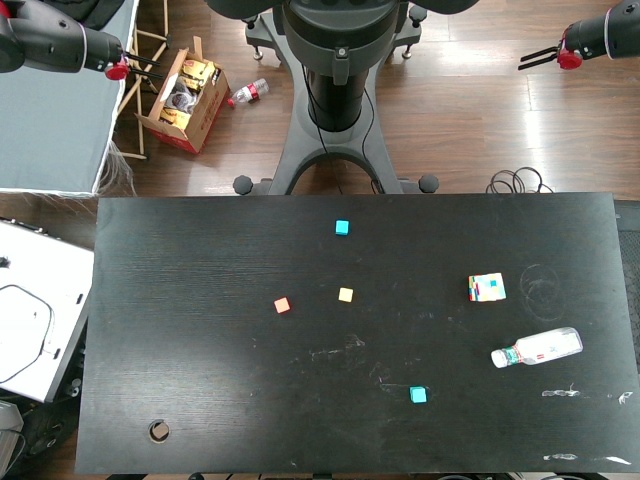
#> input picture debug_d455_phase1_raw.jpg, 640 x 480 px
$ python -i image_processor.py   (imports and definitions only)   (older library calls are emulated)
#> lines starting #> are read from the running program, lines starting #| are printed output that depends on the picture
#> further down, picture is the input picture: shape (480, 640, 3); mean B, G, R 103.8, 109.5, 107.6
"""Image processing utilities for camera images.

Handles preprocessing of images from different cameras:
- Head camera: cropping, perspective correction
- Wrist camera: enhancement, noise reduction
- D455: depth filtering, colorization
"""

import cv2
import numpy as np
from typing import Tuple, Optional, Dict, List


class ImageProcessor:
    """Processes images from different cameras for VLM analysis."""

    def __init__(self):
        """Initialize image processor."""
        # Head camera parameters (measured from actual images)
        # Based on actual Baxter head camera view: table is at bottom, background at top
        self.head_camera_config = {
            'crop_top': 0.45,     # Crop top 45% (ceiling, lights, shelves)
            'crop_bottom': 0.0,   # Don't crop bottom (table workspace)
            'crop_left': 0.1,     # Crop left 10% (minimal side cropping)
            'crop_right': 0.1,    # Crop right 10% (minimal side cropping)
            'enhance_contrast': True,
            'perspective_correction': True,
        }

        # Wrist camera parameters
        self.wrist_camera_config = {
            'enhance_sharpness': True,
            'denoise': True,
            'auto_white_balance': True,
        }

        # D455 depth parameters
        self.depth_config = {
            'min_depth_mm': 300,    # 30cm minimum
            'max_depth_mm': 2000,   # 2m maximum
            'median_filter_size': 5,
        }

    # [170 lines left out: functions process_head_camera_image, _apply_perspective_correction, process_wrist_camera_image, _auto_white_balance, not called in this run]

    def process_d455_image(
        self,
        rgb_image: np.ndarray,
        depth_image: Optional[np.ndarray] = None
    ) -> Tuple[np.ndarray, Optional[np.ndarray], Dict]:
        """Process D455 RGB-D image.

        Steps:
        1. Filter depth image (remove noise, outliers)
        2. Enhance RGB image
        3. Create depth visualization

        Args:
            rgb_image: RGB image from D455
            depth_image: Depth image from D455 (optional)

        Returns:
            Tuple of (processed_rgb, processed_depth, metadata)
        """
        if rgb_image is None or rgb_image.size == 0:
            return None, None, {}

        processed_rgb = rgb_image.copy()
        processed_depth = None

        # Process depth if available
        if depth_image is not None:
            processed_depth = self._filter_depth_image(depth_image)

        # Enhance RGB
        processed_rgb = self._enhance_rgb(processed_rgb)

        metadata = {
            'original_shape': rgb_image.shape,
            'has_depth': depth_image is not None,
            'depth_filtered': processed_depth is not None,
        }

        return processed_rgb, processed_depth, metadata

    # [30 lines left out: function _filter_depth_image, not called in this run]

    def _enhance_rgb(self, image: np.ndarray) -> np.ndarray:
        """Enhance RGB image from D455.

        Args:
            image: RGB image

        Returns:
            Enhanced image
        """
        # Convert to LAB color space
        lab = cv2.cvtColor(image, cv2.COLOR_BGR2LAB)
#> lab: shape (480, 640, 3); mean of channels 0, 1, 2 114.6, 126.3, 131.2
        l, a, b = cv2.split(lab)
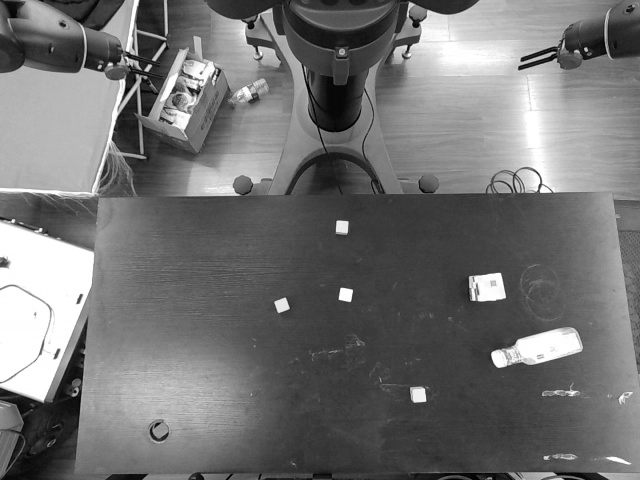
#> l: shape (480, 640); min 0, max 255, mean 114.6
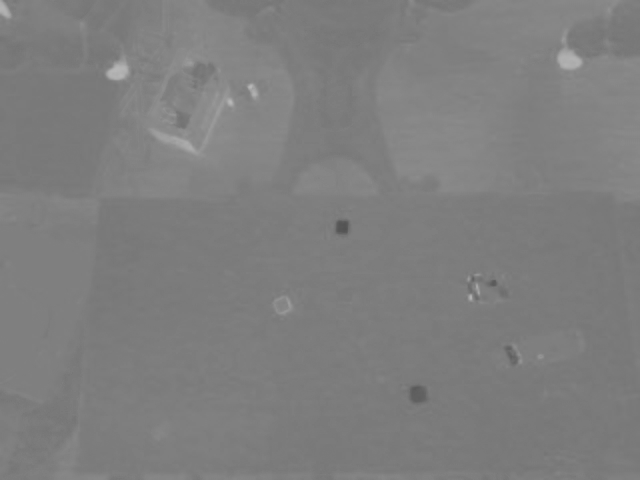
#> a: shape (480, 640); min 82, max 184, mean 126.3

        # Apply CLAHE to L channel
        clahe = cv2.createCLAHE(clipLimit=2.0, tileGridSize=(8, 8))
        l = clahe.apply(l)
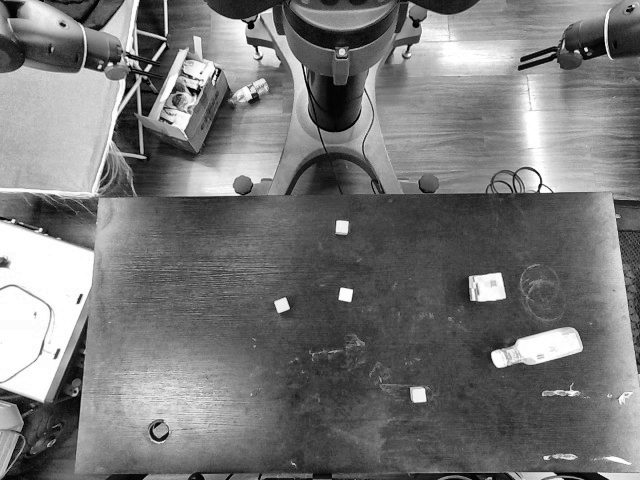
#> l: shape (480, 640); min 0, max 255, mean 119.7

        # Merge back
        lab = cv2.merge([l, a, b])
#> lab: shape (480, 640, 3); mean of channels 0, 1, 2 119.7, 126.3, 131.2
        enhanced = cv2.cvtColor(lab, cv2.COLOR_LAB2BGR)
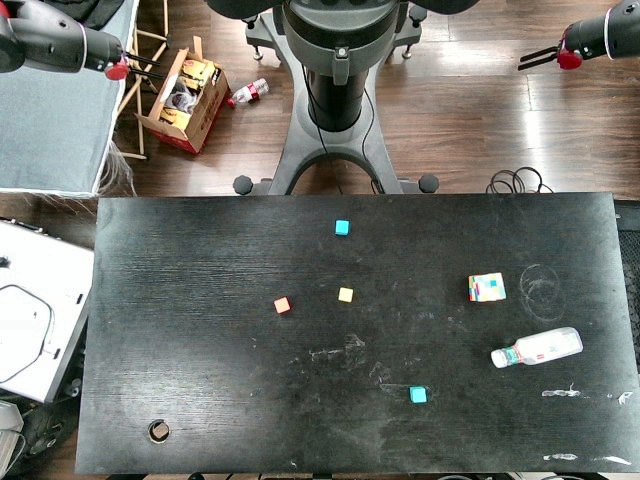
#> enhanced: shape (480, 640, 3); mean B, G, R 108.8, 114.6, 112.6

        return enhanced

    # [158 lines left out: functions create_depth_visualization, encode_image_to_jpeg, save_debug_images, save_annotated_debug_images, not called in this run]


# Test code
# [37 lines not run here, left out]

>>> import cv2
>>> picture = cv2.imread('../debug_d455_phase1_raw.jpg')
>>> result = ImageProcessor().process_d455_image(picture)

$ run again, on debug_d455_phase1_depth.jpg
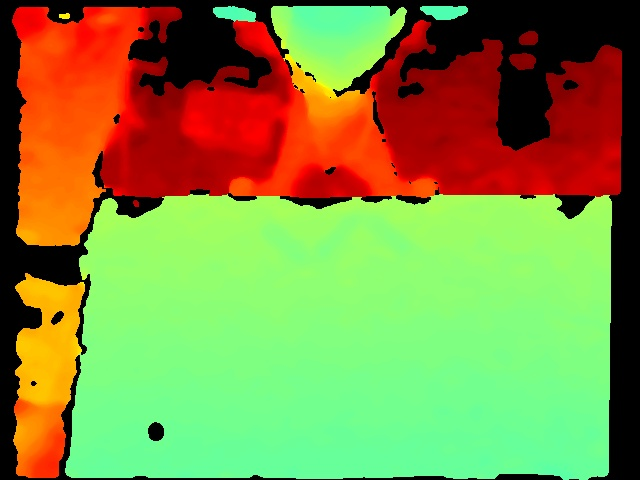
#> input picture debug_d455_phase1_depth.jpg, 640 x 480 px
#> picture is the input picture: shape (480, 640, 3); mean B, G, R 64.6, 142.6, 131.6
#> in _enhance_rgb, `l = clahe.apply(l)`:
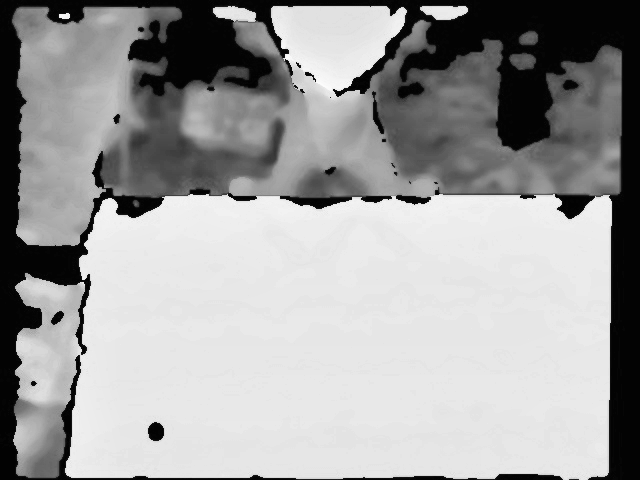
#> l: shape (480, 640); min 2, max 252, mean 159.1
#> in _enhance_rgb, `enhanced = cv2.cvtColor(lab, cv2.COLOR_LAB2BGR)`:
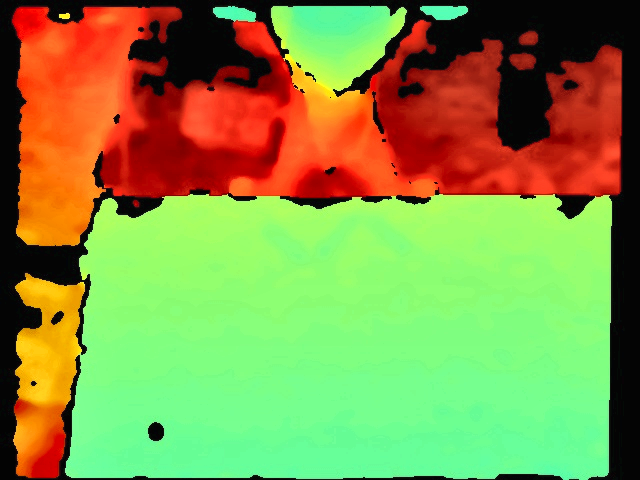
#> enhanced: shape (480, 640, 3); mean B, G, R 70.4, 149, 134.3

$ run again, on realsense_test_depth.jpg
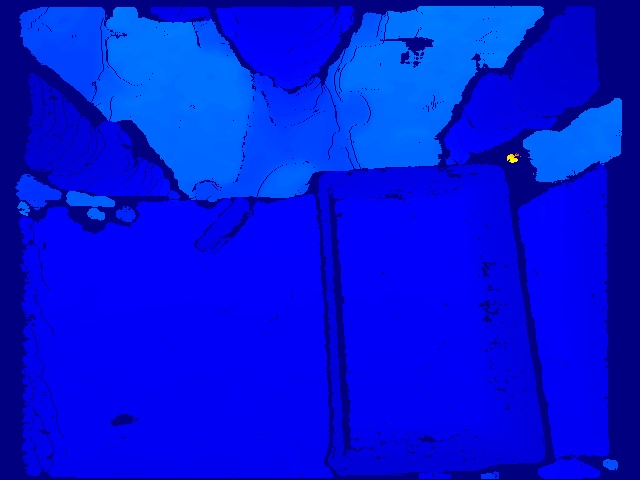
#> input picture realsense_test_depth.jpg, 640 x 480 px
#> picture is the input picture: shape (480, 640, 3); mean B, G, R 222.8, 20.1, 1
#> in _enhance_rgb, `l = clahe.apply(l)`:
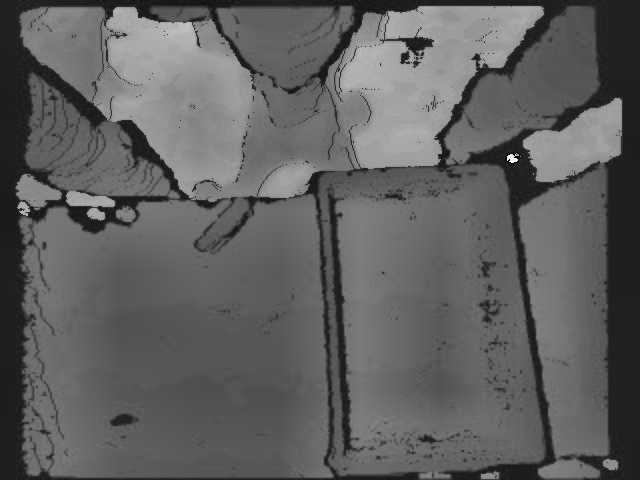
#> l: shape (480, 640); min 6, max 251, mean 96.2
#> in _enhance_rgb, `enhanced = cv2.cvtColor(lab, cv2.COLOR_LAB2BGR)`:
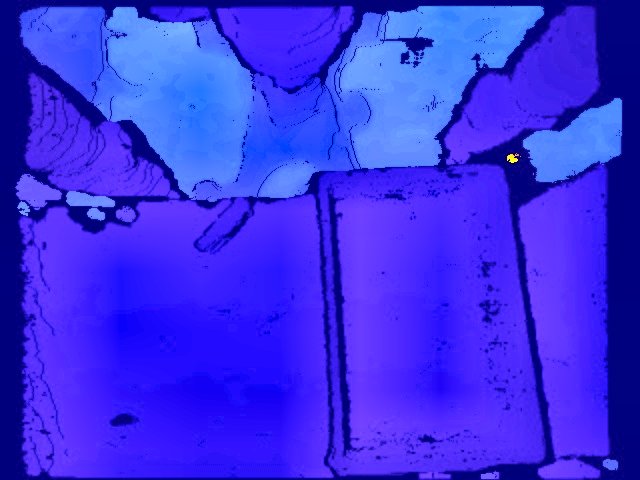
#> enhanced: shape (480, 640, 3); mean B, G, R 230, 46.4, 57.5

$ run again, on realsense_test_rgb.jpg
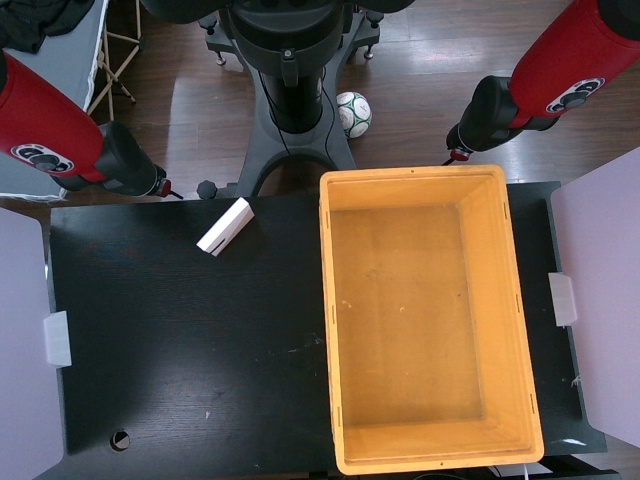
#> input picture realsense_test_rgb.jpg, 640 x 480 px
#> picture is the input picture: shape (480, 640, 3); mean B, G, R 77.6, 85.6, 99.9
#> in _enhance_rgb, `l, a, b = cv2.split(lab)`:
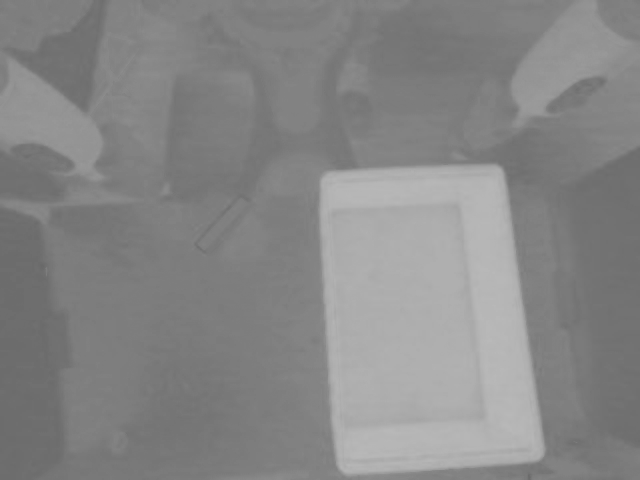
#> b: shape (480, 640); min 105, max 185, mean 134.8
#> in _enhance_rgb, `enhanced = cv2.cvtColor(lab, cv2.COLOR_LAB2BGR)`:
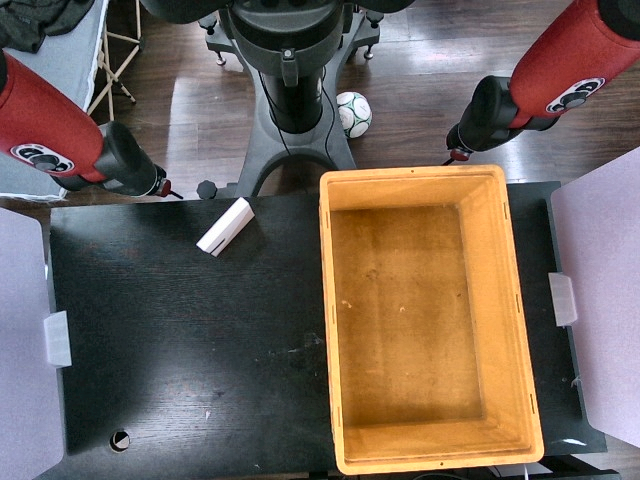
#> enhanced: shape (480, 640, 3); mean B, G, R 91.7, 99.9, 113.6
